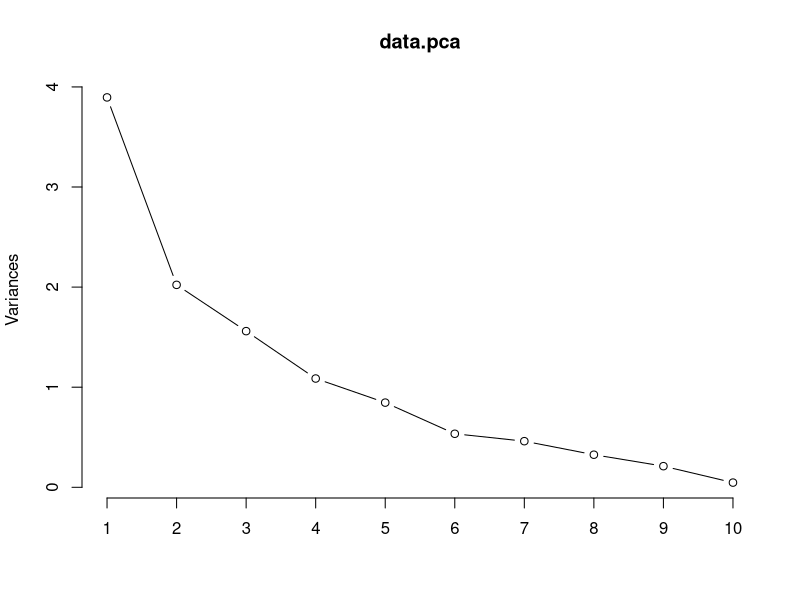
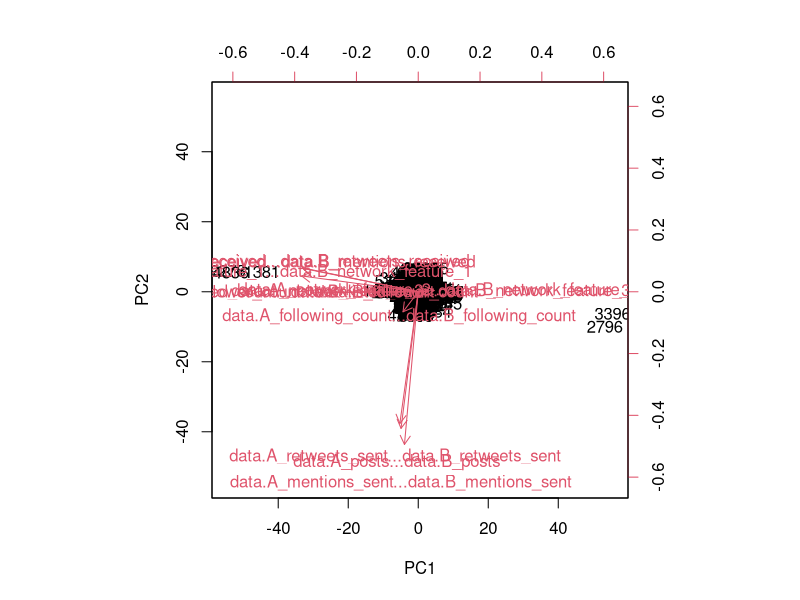
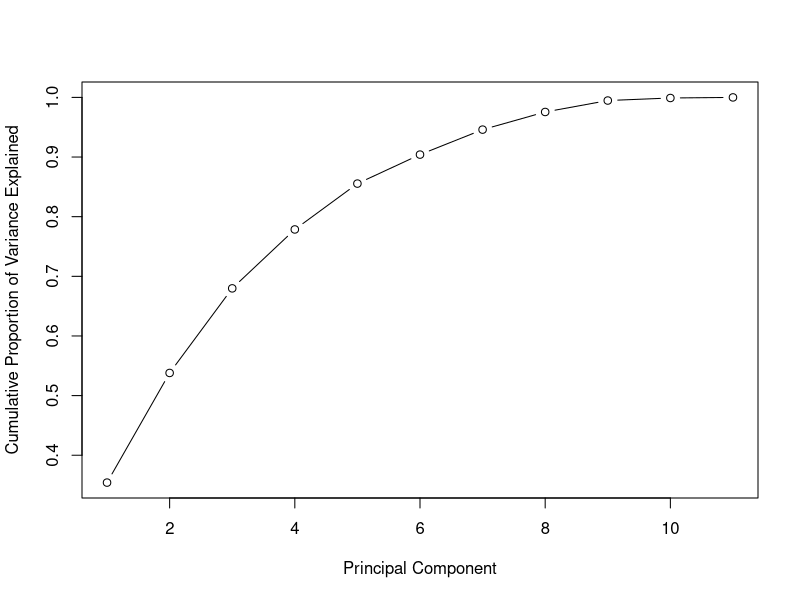

Write the R code that produced these figures, in order. (Note: this script raises an error after producing the figures.)
setwd("C:\\Users\\aksha\\OneDrive\\Documents\\GitHub\\who-is-more-influential\\Data Analysis")
data=read.csv("train_new.csv")
head(data)
names(data)
data.pca <- prcomp(data[,3:13], center = TRUE, scale. = TRUE) 
print(data.pca)
#plot method
plot(data.pca, type = "l")
biplot(data.pca, scale=0)
std_dev=data.pca$sdev
names(data.pca)
std_dev=std_dev*std_dev
std_dev
percentagevariance=std_dev/sum(std_dev)
percentagevariance
plot(cumsum(percentagevariance), xlab = "Principal Component",ylab = "Cumulative Proportion of Variance Explained",type = "b")
summary(data.pca)
pc=as.data.frame(data.pca)
#PC = predict(trans, iris[,1:4])
names(data.pca)
class(data.pca$x)
train.data=as.data.frame(data.pca$x)
train.data=train.data[,1:8]
train.data$Choice=data$data.Choice

#transform test into PCA
test=read.csv("test_new.csv")
test.data <- predict(data.pca, newdata = test)
test.data <- as.data.frame(test.data)
test.data=test.data[,1:8]

write.csv(train.data, "pca_delta_train.csv")
write.csv(test.data, "pca_delta_test.csv")
